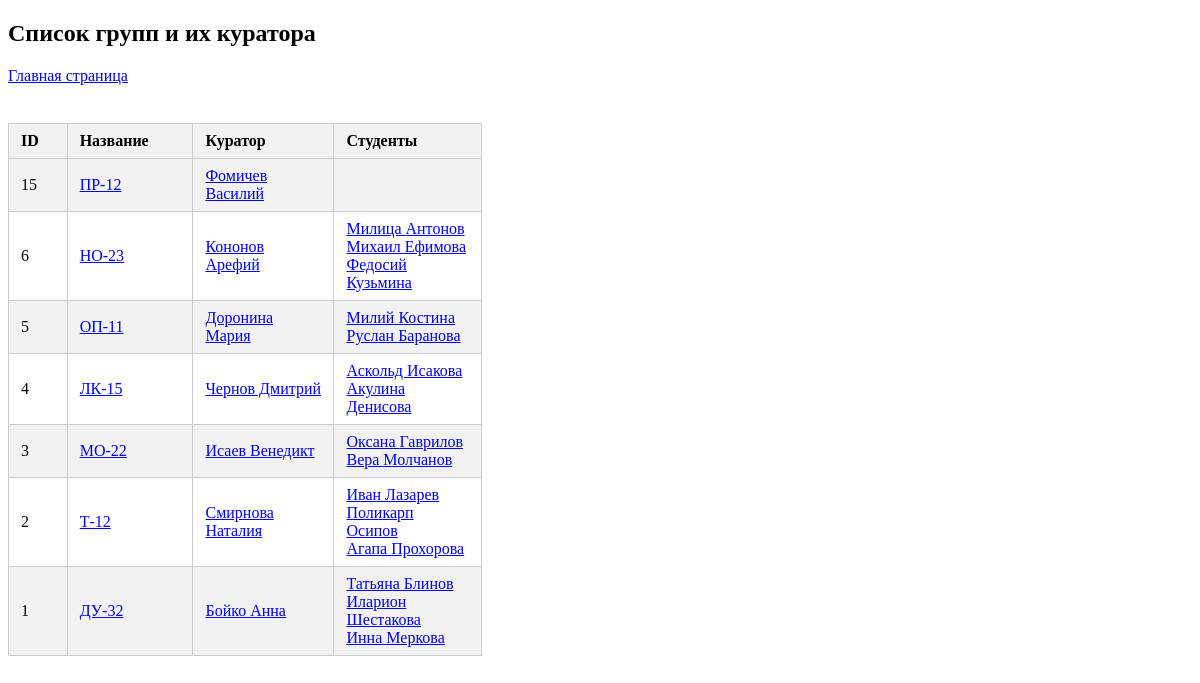
The app's page /groups/ with its own data.
### st_app/models.py (models this page shows, shortened)
class Group(models.Model):
    name = models.CharField(max_length=10, db_index=True)
    curator = models.ForeignKey(
        Teacher, on_delete=models.CASCADE, related_name="curated_groups"
    )

class Teacher(models.Model):
    first_name = models.CharField(max_length=20, blank=False)
    last_name = models.CharField(max_length=20, blank=False)
    birth_date = models.CharField(max_length=15, blank=False)
    subject = models.CharField(max_length=30, blank=False)
    def __str__(self):
        return f"{self.last_name} {self.first_name}"

class Student(models.Model):
    first_name = models.CharField(max_length=20, blank=False)
    last_name = models.CharField(max_length=20, blank=False)
    birth_date = models.CharField(max_length=15, blank=False)
    group = models.ForeignKey(
        "Group", on_delete=models.CASCADE, related_name="students", null=True
    )
    phone = models.CharField(max_length=20, null=True)

### st_app/views.py (the view)
# urls.py: path("groups/", groups, name="groups"),
def groups(request):
    list_groups = Group.objects.all().order_by("-id")
    return render(request, "groups.html", context={"groups": list_groups})

### templates/groups.html (shortened to what this page needs)
<!DOCTYPE html>
<html lang="ru">
<head>
</head>
<body>
<h2>Список групп и их куратора</h2>
<a href="{% url 'home' %}">Главная страница</a>
<br>
<br>
{% if groups %}
<table>
    <tr>
        <th style="width: 5%;">ID</th>
        <th style="width: 10%;">Название</th>
        <th style="width: 15%;">Куратор</th>
        <th style="width: 15%;">Студенты</th>
    </tr>
    {% for group in groups %}
    <tr>
        <td>{{ group.id }}</td>
        <td><a href="{% url 'group_edit' group.id %}">{{ group.name }}</a></td>
        <td><a href="{% url 'teacher_edit' group.curator.id %}">{{ group.curator }}</a></td>
        <td>
            {% for student in group.students.all %}
                <a href="{% url 'student_edit' student.id %}">{{ student.first_name }} {{ student.last_name }}</a><br>
            {% endfor %}
        </td>
    </tr>
    {% endfor %}
</table>
{% else %}
<p>В базе данных нет групп.</p>
{% endif %}
</body>
</html>

### templates/groups.html (style rules this page uses)
table { width: 40%; border-collapse: collapse; margin-top: 20px; }
table, th, td { border: 1px solid #ccc; }
th, td { padding: 8px 12px; text-align: left; }
th { background-color: #f2f2f2; }
tr:nth-child(even) { background-color: #f2f2f2; }

### records on screen
Group: id "15", name "ПР-12", curator "Фомичев Василий"
Group: id "6", name "НО-23", curator "Кононов Арефий"
Student: first_name "Милица", last_name "Антонов"
Student: first_name "Михаил", last_name "Ефимова"
Student: first_name "Федосий", last_name "Кузьмина"
Group: id "5", name "ОП-11", curator "Доронина Мария"
Student: first_name "Милий", last_name "Костина"
Student: first_name "Руслан", last_name "Баранова"
Group: id "4", name "ЛК-15", curator "Чернов Дмитрий"
Student: first_name "Аскольд", last_name "Исакова"
Student: first_name "Акулина", last_name "Денисова"
Group: id "3", name "МО-22", curator "Исаев Венедикт"
Student: first_name "Оксана", last_name "Гаврилов"
Student: first_name "Вера", last_name "Молчанов"
Group: id "2", name "Т-12", curator "Смирнова Наталия"
Student: first_name "Иван", last_name "Лазарев"
Student: first_name "Поликарп", last_name "Осипов"
Student: first_name "Агапа", last_name "Прохорова"
Group: id "1", name "ДУ-32", curator "Бойко Анна"
Student: first_name "Татьяна", last_name "Блинов"
Student: first_name "Иларион", last_name "Шестакова"
Student: first_name "Инна", last_name "Меркова"
